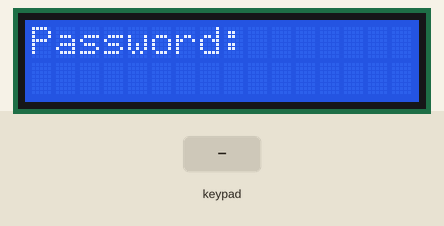
Recording of a sketch running on a simulated Arduino Uno, built with avr-gcc and run on an emulated ATmega328P. Parts: 16×2 character LCD. The inputs (shaded band) are chosen by the test bench.

Above: at 1.25 s.
1.3 s: keypad keys 1 3 1 2 1 1 1 0 # pressed 0.4 s apart
At 4.86 s:
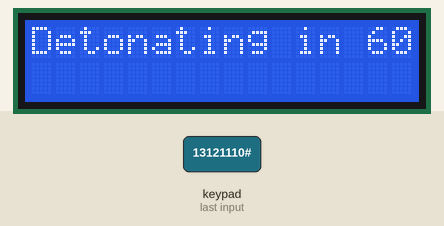
6.4 s: key '#' pressed
At 7.27 s:
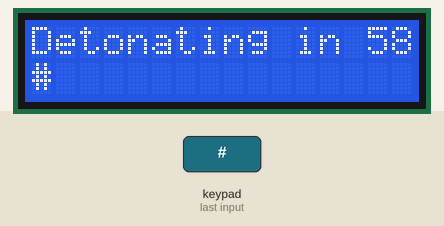
8.9 s: keypad keys 1 3 9 7 2 2 2 2 # pressed 0.4 s apart
At 12.86 s:
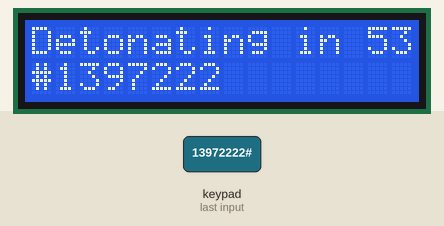
14.1 s: key '*' pressed
At 14.66 s:
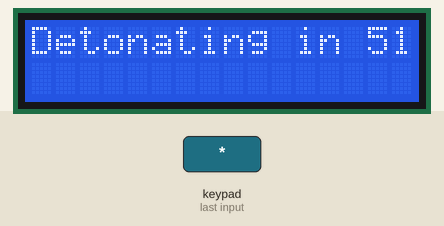
15.6 s: keypad keys 1 3 1 2 1 1 1 0 # pressed 0.4 s apart
At 19.2 s:
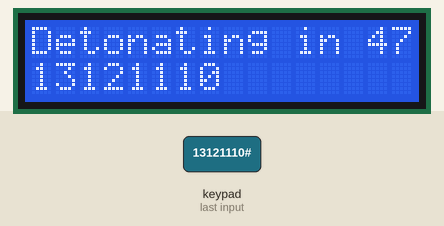
21.7 s: key '1' pressed
At 22.27 s:
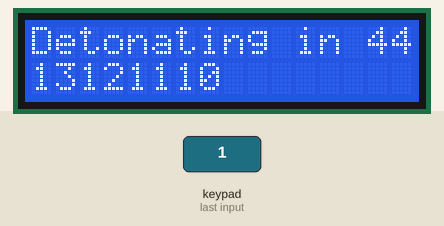

Measured:
- after the input at 1.3 s, the display: first changes at once (image 1 shows a later state)
- after the input at 6.4 s, the display: first differs from a run without the input at once (image 2 shows a later state)
- after the input at 14.1 s, the display: changes at once (image 4)
- what the display in image 1 shows lasts 0.4 s, from 4.7 s to 5.1 s

The sketch:

bomb.ino
```cpp
#include <LiquidCrystal.h>
#include <Keypad.h>

enum Mode {
  PASSWORD_INPUT,
  TIMER_RUNNING,
  DETONATED,
  DEFUSED
};

const int PASSWORD_LENGTH = 4;
const int DETONATION_TIME = 60;     // In seconds

const byte ROWS = 4;
const byte COLS = 3;

const char HEXA_KEYS[ROWS][COLS] = {
  {'1','2','3'},
  {'4','5','6'},
  {'7','8','9'},
  {'*','0','#'}
};

const byte ROW_PINS[ROWS] = {13, 12, 11, 10};
const byte COL_PINS[COLS] = {9, 8, 7};

LiquidCrystal lcd(1, 2, 3, 4, 5, 6);
Keypad keypad = Keypad(makeKeymap(HEXA_KEYS), ROW_PINS, COL_PINS, ROWS, COLS);

void setup() {
  lcd.begin(16, 2);
}

Mode mode = PASSWORD_INPUT;

int passwordLength = 0;
char password[PASSWORD_LENGTH];
char defuseInput[PASSWORD_LENGTH];

int timer = DETONATION_TIME;
unsigned long lastTick;

void loop() {
  char input = keypad.getKey();
  if(input) {
    if(mode == PASSWORD_INPUT) {
      if(passwordLength < PASSWORD_LENGTH) {
        if(input == '*') {
          clearPassword();
        } else if(input != '#') {
          password[passwordLength] = input;
          passwordLength++;
        }
      } else {
        if(input == '#') {
          mode = TIMER_RUNNING;
          lastTick = millis();
          passwordLength = 0;
        } else if(input == '*') {
          clearPassword();
        }
      }
    } else if(mode == TIMER_RUNNING) {
      if(input == '*') {
        passwordLength = 0;
      } else if(input == '#' && passwordLength == PASSWORD_LENGTH) {
        bool allEqual = true;

        for(int i = 0; i < passwordLength; i++) {
          if(password[i] != defuseInput[i]) {
            allEqual = false;
          }
        }

        if(allEqual) {
          mode = DEFUSED;
        } else {
          mode = DETONATED;
        }
      } else {
        defuseInput[passwordLength] = input;
        passwordLength++;
      }
    }
  }

  if(mode == TIMER_RUNNING) {
    if(timer > 0 && lastTick + 1000 <= millis()) {
      timer--;
      lastTick = millis();
    }
  }

  if(timer == 0) {
    mode = DETONATED;
  }

  // Render to the display
  if(mode == PASSWORD_INPUT) {
    lcd.print("Password:");
    lcd.setCursor(0, 1);
    for(int i = 0; i < passwordLength; i++) {
      lcd.print(password[i]);
    }
  } else if(mode == TIMER_RUNNING) {
    lcd.print("Detonating in ");
    lcd.print(timer);
    lcd.setCursor(0, 1);
    for(int i = 0; i < passwordLength; i++) {
      lcd.print(defuseInput[i]);
    }
  } else if(mode == DETONATED) {
    lcd.print("Detonated");
  } else if(mode == DEFUSED) {
    lcd.print("Defused");
  }

  delay(100);
  lcd.clear();
}

void clearPassword() {
  for(int i = 0; i < passwordLength; i++) {
    password[i] = NULL;
  }
  passwordLength = 0;
}
```
